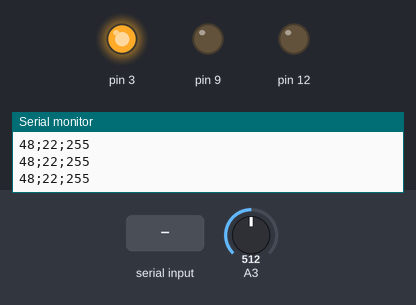
Simulated run of this sketch. Board: Arduino Uno, built with avr-gcc and run on an emulated ATmega328P. On the bench: output pins drawn as LEDs (lit = HIGH), the last lines printed to the serial monitor. The test bench sets the inputs (shaded band); at power-on: A3 = 512.

Above: at 1.2 s.
1.3 s: "90,45\n" received over Serial
At 2.1 s:
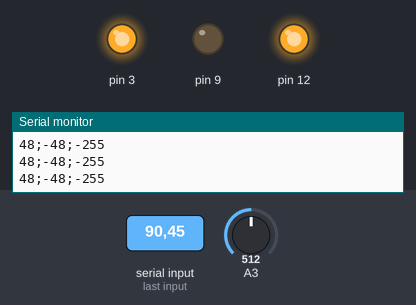
2.9 s: "5\n" received over Serial
At 4.1 s:
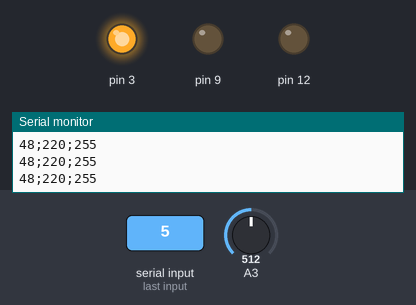
4.4 s: A3 set to 524
5.9 s: A3 set to 545
At 7.2 s:
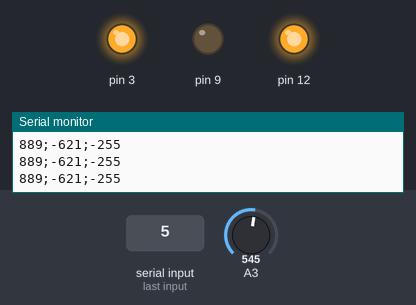
8.9 s: "30,150\n" received over Serial
At 9.9 s:
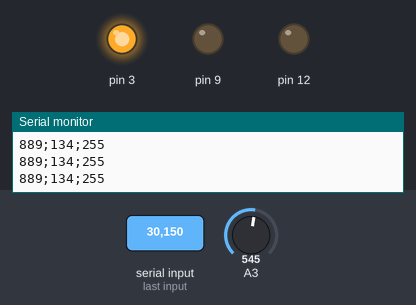
Timing chart, 0 to 11.4 s (numbered marks = the images above; inputs shaded):
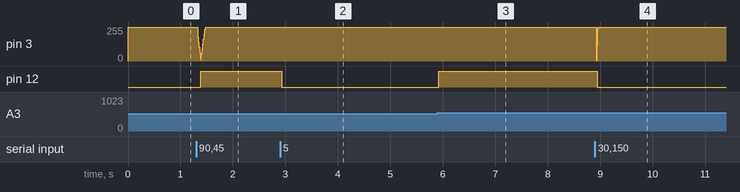

The sketch:

FingerTipTouch.ino
```cpp
#define SPEED 255

int preasure;
int tgt_preasure;
int mtspeed;

void setup() {

  Serial.begin(9600);
  // モーターAの制御用ピン設定
  pinMode(12, OUTPUT); // 回転方向 (HIGH/LOW)
  pinMode(9, OUTPUT); // ブレーキ (HIGH/LOW)
  pinMode(3, OUTPUT); // A PWMによるスピード制御 (0-255)
  digitalWrite(9, LOW);
  tgt_preasure = 70;
  mtspeed=255;

   // モーターA: 逆転
  digitalWrite(12, LOW);
}

void loop() {

  preasure = preasureread();
  Serial.print(preasure);
   Serial.print(";");

  //int vr = analogRead(A2); //A2にボリューム部の2ピンを接続。1=5V,0=GND

  int num = serialread();
  if(num!=-1) {
    if(num<0){
      tgt_preasure = 0;
    }else if(num>1023){
      tgt_preasure = 1023;
    }else{
      tgt_preasure = num;
    }
  }

  int diff = tgt_preasure-preasure;
 Serial.print(diff);
 Serial.print(";");
  if(diff>=10){
    mtspeed+=diff-10;
  }else if(diff<=-10){
    mtspeed+=diff+10;
  }

  if(mtspeed>255){
    mtspeed=255;
  }else if(mtspeed<-255){
    mtspeed=-255;
  }
  if(mtspeed>0){
    //mtspeed=255;
    digitalWrite(12, LOW);
    analogWrite(3, mtspeed);
  }else if(mtspeed<0){
    digitalWrite(12, HIGH);
    analogWrite(3, -mtspeed);
  }
   Serial.println(mtspeed);
  //analogWrite(3, mtspeed);
}

double preasureread(){
  int R1 = 920; // 10kΩ
  double fg;
  float voltage = (analogRead(A3) / 1024.0) * 5.0;

  // 誤差を除去
  if(voltage >= 4.9){
    voltage = 4.99;
  }

  //Serial.print(analogRead(A3));
  //Serial.print("入力電圧：");
  //Serial.print(voltage);
  //Serial.print("V 抵抗値：");

  // 圧力センサーの抵抗値を出力する
  if(false){
    // Serial.println("1MΩ ");
  }else{
    float val = voltage / (5.0 - voltage) * R1;
    if(val > 999){
      val = val / 1000;
     // Serial.print(val,0);
     // Serial.print("k");
    }else{
     // Serial.print(val, 0);
    }
   // Serial.print("Ω ");
    fg = 880.79/val + 47.96;
    //Serial.println(fg);
    return fg;
  }
}

int serialread(){
   if(Serial.available()>0){
    long timer = millis();
    //delay(20);
    //byte data_size = Serial.available();
    byte buf[10];
    byte data;
    int count=0;
    while(millis() - timer < 20){
      if(Serial.available()>0){
        data = Serial.read()-'0';
        if(data!=11){
          buf[count] = data;
          count++;
        }else{
          break;
        }
      }
    }
    long num = 0;
    long dub = 1;
    for(byte i=0;i<count;i++){

      num += buf[(count-i)-1]*dub;
      dub *= 10;

    }
    //Serial.println(num);
    return num;
  }else{
    return -1;
  }
}
```

Measured:
- the behaviour switches between 533 and 534 on A3 (found by bisection; images 2 and 3)
- after the input at 1.3 s, pin 12: LOW → HIGH after 0.09 s
- after the input at 2.9 s, pin 12: HIGH → LOW at once
- after the input at 5.9 s, pin 12: LOW → HIGH at once
- after the input at 8.9 s, pin 3: 255/255 → 7/255 at once, → 117/255 0.01 s later, → 241/255 0.01 s later, → 255/255 0.01 s later; pin 12: HIGH → LOW at once
